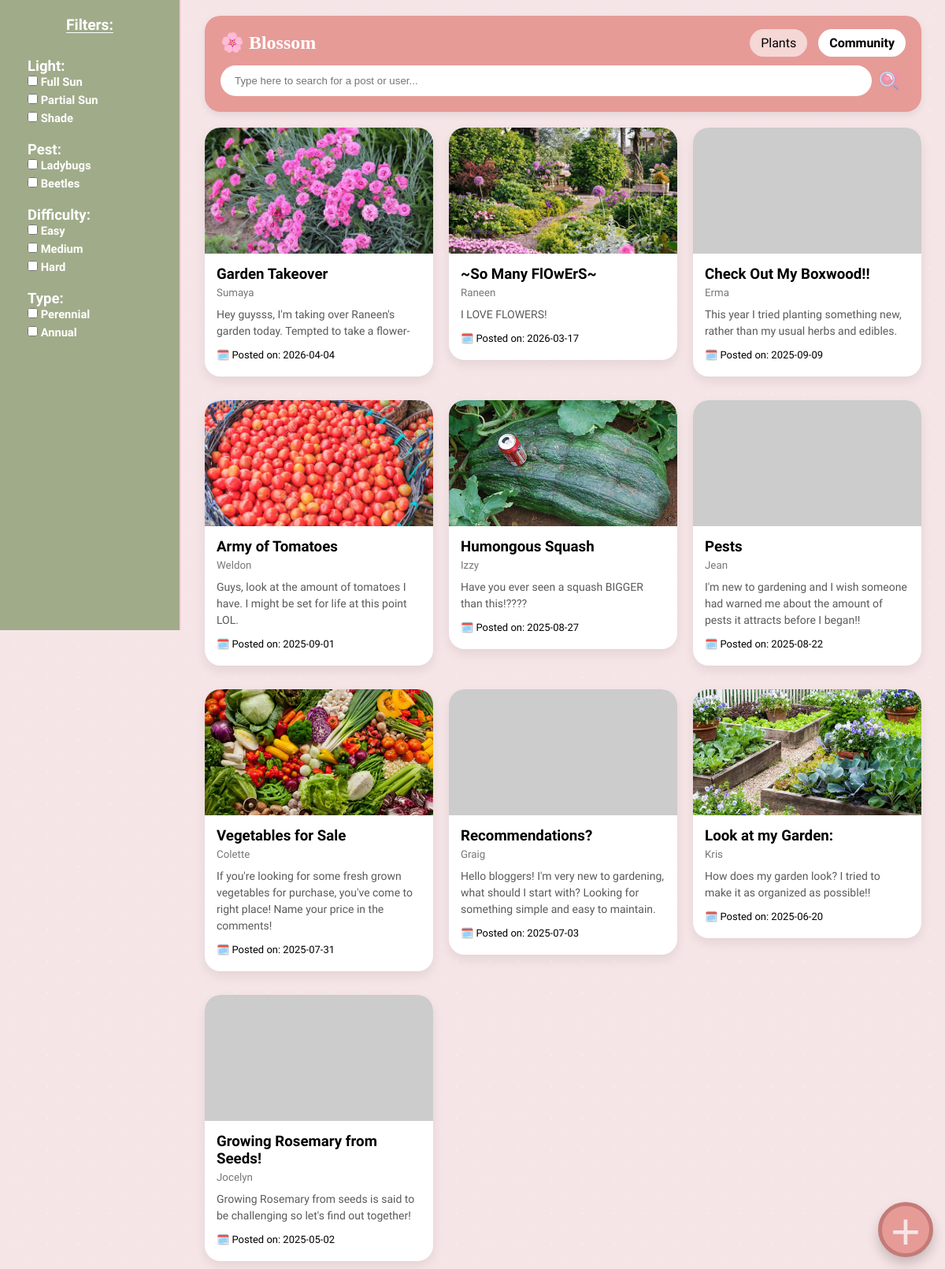
The page /community.php on the database its author committed.
### tables this page shows
CREATE TABLE posts
(
	post_id			INT				AUTO_INCREMENT NOT NULL,
    title 			VARCHAR(60)		NOT NULL,
    body			VARCHAR(255)	NOT NULL,
    user_id			INT				NOT NULL,
    post_date		DATE			NOT NULL,
    post_img		VARCHAR(255),
    CONSTRAINT posts_pk
		PRIMARY KEY (post_id),
	CONSTRAINT posts_users_fk
		FOREIGN KEY (user_id) REFERENCES users (user_id)
);

CREATE TABLE users
(
	user_id			INT			AUTO_INCREMENT NOT NULL,
    user_name		VARCHAR(50)	UNIQUE NOT NULL,
    CONSTRAINT	users_pk
		PRIMARY KEY (user_id)
);

### community.php (the view, shortened to what this page needs)
<?php
include('db_connection.php');
$q = "SELECT pt.post_id, pt.title, pt.body, pt.post_date, pt.post_img, u.user_name
    FROM posts AS pt
    INNER JOIN users AS u ON pt.user_id = u.user_id";
$q .= " GROUP BY pt.post_id, pt.title, pt.body, pt.post_date, pt.post_img, u.user_name
        ORDER BY pt.post_date DESC";
$result = mysqli_query($con, $q) or die("Query failed: " . mysqli_error($con));
function escape($value)
{
    return htmlspecialchars((string) $value, ENT_QUOTES, 'UTF-8');
}
function resolvePostImage($fileName)
{
    $name = trim((string) $fileName);
    if ($name === '') {
        return 'https://placehold.co/600x400/F6E5E7/828C6A?text=Post';
    }
    $baseName = pathinfo($name, PATHINFO_FILENAME);
    $hasExtension = pathinfo($name, PATHINFO_EXTENSION) !== '';
    $candidates = array($name);
    $folders = array('postImages/', 'images/');
    foreach ($folders as $folder) {
        $absoluteFolder = __DIR__ . '/' . $folder;
        foreach (array_unique($candidates) as $candidate) {
            $safeCandidate = basename($candidate);
            if (file_exists($absoluteFolder . $safeCandidate)) {
                return $folder . $safeCandidate;
            }
        }
    }
    return 'https://placehold.co/600x400/F6E5E7/828C6A?text=' . rawurlencode($baseName ?: 'Post');
}
?>
<html lang="en">
<head>
    <link rel="stylesheet" href="style.css">
</head>
<body>
    <div class="sidebar">
        <h3>Filters:</h3>
        <div class="filter-section">
            <div class="filter-group">
                <strong class="filter-title">Light:</strong>
                <label><input type="checkbox"> Full Sun</label>
                <label><input type="checkbox"> Partial Sun</label>
                <label><input type="checkbox"> Shade</label>
            </div>
            <div class="filter-group">
                <strong class="filter-title">Pest:</strong>
                <label><input type="checkbox"> Ladybugs</label>
                <label><input type="checkbox"> Beetles</label>
            </div>
            <div class="filter-group">
                <strong class="filter-title">Difficulty:</strong>
                <label><input type="checkbox"> Easy</label>
                <label><input type="checkbox"> Medium</label>
                <label><input type="checkbox"> Hard</label>
            </div>
            <div class="filter-group">
                <strong class="filter-title">Type:</strong>
                <label><input type="checkbox"> Perennial</label>
                <label><input type="checkbox"> Annual</label>
            </div>
        </div>
    </div>
    <div class="main">
        <div class="header">
            <div class="header-top">
                <div class="logo">🌸 Blossom</div>
                <div class="tabs">
                    <a href="index.php" class="<?php echo basename($_SERVER['PHP_SELF']) == 'index.php' ? 'active' : ''; ?>">Plants</a>
                    <a href="community.php" class="<?php echo basename($_SERVER['PHP_SELF']) == 'community.php' ? 'active' : ''; ?>">Community</a>
                    <button class="new-post">+</button>
                </div>
            </div>
            <div>
                <form action="" method="GET">
                    <div class="search-container">
                        <input class="search" type="text" name="search" form="filter-form" placeholder="Type here to search for a post or user..." value="<?php echo isset($_GET['search']) ? htmlspecialchars($_GET['search']) : ''; ?>">
                        <input class="search-button" name ="search-button" form="filter-form" type="image" src="images/search.png" alt="Search" width="30" height="30" style="vertical-align: middle; margin-left: 10px; background: transparent; border: none;">
                    </div>
                </form>
            </div>
        </div>
        <div class="grid">
            <?php if (mysqli_num_rows($result) > 0) { ?>
                <?php while ($row = mysqli_fetch_assoc($result)) { ?>
                    <a class="card-link" href="detail.php?post_id=<?php echo (int) $row['post_id']; ?>">
                        <div class="card" style="margin-bottom: 10px;">
                            <img src="<?php echo escape(resolvePostImage($row['post_img'])); ?>"
                                alt="<?php echo escape($row['title']); ?>">
                            <div class="card-content">
                                <h3><?php echo escape($row['title']); ?></h3>
                                <small><?php echo escape($row['user_name']); ?></small>
                                <p><?php echo escape($row['body']); ?></p>
                                <div class="info">🗓️ Posted on: <?php echo escape($row['post_date']); ?></div>
                            </div>
                        </div>
                    </a>
                <?php } ?>
            <?php } else { ?>
                <div class="empty-state">
                    No posts were found in the database.
                </div>
            <?php } ?>
        </div>
    </div>
</body>
</html>

### style.css (style rules this page uses)
:root { --off-white: #F6E5E7; --green: #828C6A; --light-green: #A0AB89; --light-pink: #EFC0BC; --pink: #E69B97; }
* { box-sizing: border-box; margin: 0; padding: 0; }
body { font-family: 'Quicksand', sans-serif; background-color: #F6E5E7; background-image: radial-gradient(#e8f5e9 1px, transparent 1px), radial-gradient(#fce4ec 1px, transparent 1px); background-size: 40px 40px; background-position: 0 0, 20px 20px; display: flex; min-height: 100vh; align-items: stretch; }
.filter-section { position: sticky; top: 20px; padding: 15px; margin-top: 10px; }
.filter-title { display: inline; margin-bottom: 0; font-size: clamp(0.95rem, 0.82rem + 0.45vw, 1.2rem); }
.sidebar h3 { margin-bottom: 15px; color: #FFF; font-size: clamp(1rem, 0.9rem + 0.45vw, 1.2rem); text-align: center; text-decoration: underline; text-underline-offset: 3px; }
.filter-group { margin-bottom: 20px; }
.filter-group label { display: block; font-weight: bold; margin-bottom: 5px; font-size: clamp(0.8rem, 0.73rem + 0.25vw, 0.95rem); cursor: pointer; }
.main { flex: 1; padding: 20px; margin-left: 240px; margin-right: 10px; }
.header { background: var(--pink); padding: 20px; border-radius: 20px; margin-bottom: 20px; box-shadow: 0 4px 10px rgba(0, 0, 0, 0.08); }
.header-top { display: flex; justify-content: space-between; align-items: center; margin-bottom: 15px; }
.logo { font-family: 'Cormorant Garamond', serif; font-size: 24px; font-weight: bold; color: #fff; }
.tabs a { text-decoration: none; background: rgba(255, 255, 255, 0.6); padding: 8px 14px; border-radius: 20px; margin-left: 10px; cursor: pointer; color: #000; }
.tabs a.active { background: white; font-weight: 600; }
.search-container { position: relative; margin-top: 10px; }
.search { width: 95%; padding: 12px 50px 12px 18px; border-radius: 30px; border: none; outline: none; }
.search-button { position: absolute; right: 5px; top: 50%; transform: translateY(-50%); background: none; border: none; cursor: pointer; padding: 0; }
.grid { display: grid; grid-template-columns: repeat(auto-fill, minmax(250px, 1fr)); gap: 20px; }
.card { background: #fff; border-radius: 20px; overflow: hidden; box-shadow: 0 6px 14px rgba(0, 0, 0, 0.08); transition: transform 0.2s; position: relative; }
.card-link { text-decoration: none; color: inherit; }
.card img { width: 100%; height: 160px; object-fit: cover; }
.card-content { padding: 15px; }
.card h3 { margin-bottom: 5px; }
.card p { font-size: 14px; color: #5a5a5a; margin-bottom: 12px; line-height: 1.5; }
.card small { color: #777; display: block; margin-bottom: 10px; }
.info { font-size: 13px; margin-bottom: 5px; }
.new-post { border-radius: 50%; width: 70px; height: 70px; background: var(--pink); color: var(--off-white); font-size: 65px; cursor: pointer; border: 5px solid #C47B77; position: fixed; bottom: 0; right: 0; margin-bottom: 15px; margin-right: 15px; box-shadow: 0 8px 15px rgba(0, 0, 0, 0.20); z-index: 9999; display: flex; align-items: center; justify-content: center; padding-top: 4px; }

### rows shown on the page
posts: post_img (picture), title "Garden Takeover", user.user_name "Sumaya", body "Hey guysss, I'm taking over Raneen's garden today. Tempted to take a flower-", post_date "2026-04-04"
posts: post_img (picture), title "~So Many FlOwErS~", user.user_name "Raneen", body "I LOVE FLOWERS!", post_date "2026-03-17"
posts: title "Check Out My Boxwood!!", user.user_name "Erma", body "This year I tried planting something new, rather than my usual herbs and edibles.", post_date "2025-09-09"
posts: post_img (picture), title "Army of Tomatoes", user.user_name "Weldon", body "Guys, look at the amount of tomatoes I have. I might be set for life at this point LOL.", post_date "2025-09-01"
posts: post_img (picture), title "Humongous Squash", user.user_name "Izzy", body "Have you ever seen a squash BIGGER than this!????", post_date "2025-08-27"
posts: title "Pests", user.user_name "Jean", body "I'm new to gardening and I wish someone had warned me about the amount of pests it attracts before I began!!", post_date "2025-08-22"
posts: post_img (picture), title "Vegetables for Sale", user.user_name "Colette", body "If you're looking for some fresh grown vegetables for purchase, you've come to right place! Name your price in the comments!", post_date "2025-07-31"
posts: title "Recommendations?", user.user_name "Graig", body "Hello bloggers! I'm very new to gardening, what should I start with? Looking for something simple and easy to maintain.", post_date "2025-07-03"
posts: post_img (picture), title "Look at my Garden:", user.user_name "Kris", body "How does my garden look? I tried to make it as organized as possible!!", post_date "2025-06-20"
posts: title "Growing Rosemary from Seeds!", user.user_name "Jocelyn", body "Growing Rosemary from seeds is said to be challenging so let's find out together!", post_date "2025-05-02"
